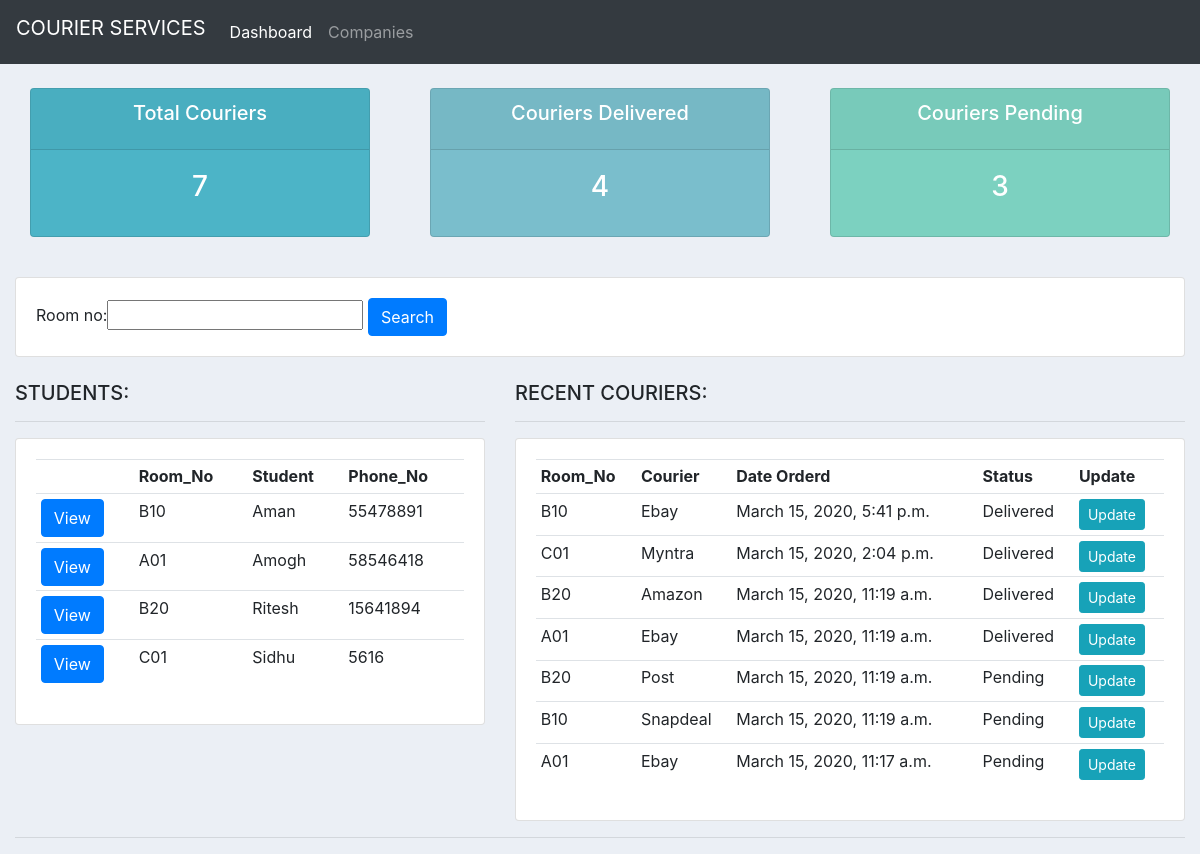
Before: / with the older database file.
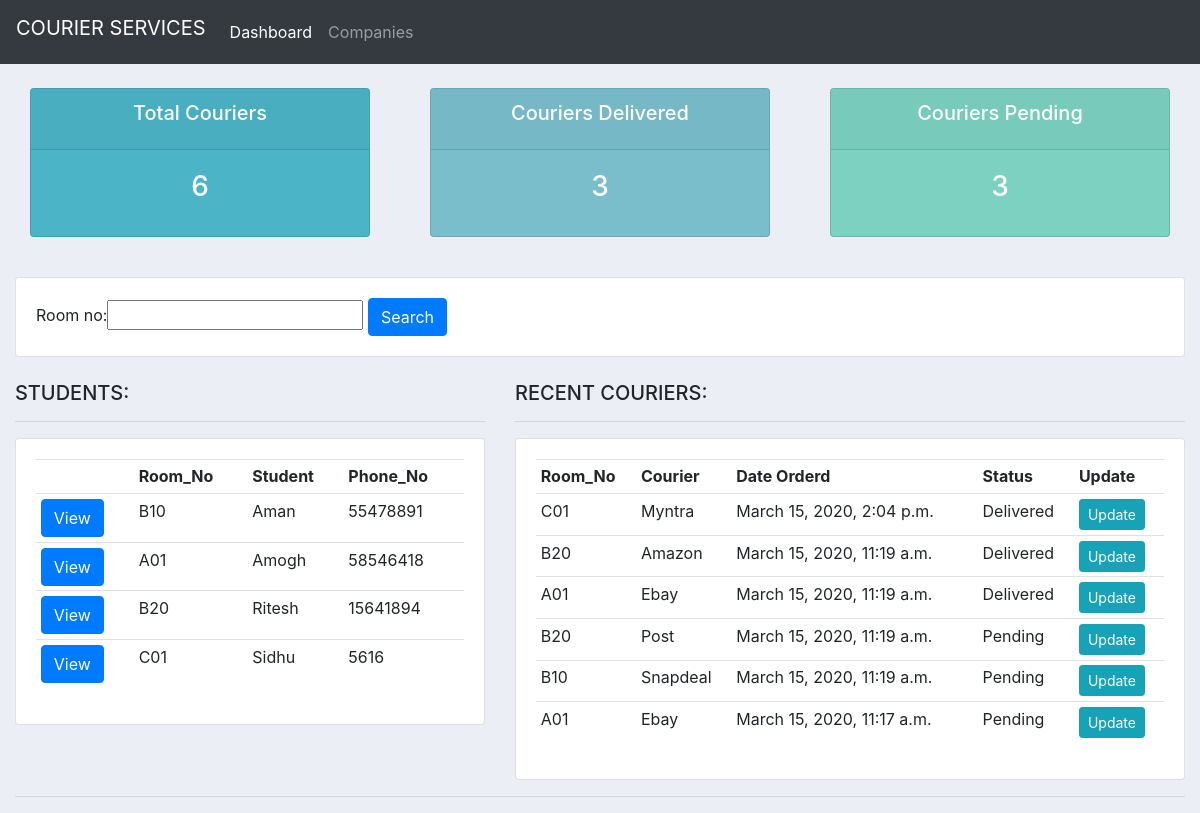
After: the same page with the newer database file.
### courier/models.py (models this page shows)
class Student(models.Model):
    enrollment_no= models.IntegerField(null=True)
    name= models.CharField(max_length=200,null=True)
    room_no= models.CharField(max_length=10,null=True)
    phone= models.IntegerField(null=True)
    email= models.CharField(max_length=200,null=True)
    date_created= models.DateTimeField(auto_now_add=True,null=True)
    def __str__(self):
        return self.room_no

class Order(models.Model):
    STATUS=(
        ('Pending','Pending'),
        ('Delivered','Delivered'),
    )
    student = models.ForeignKey(Student,null=True,on_delete= models.SET_NULL)
    company = models.ForeignKey(Company,null=True,on_delete= models.SET_NULL)
    date_created = models.DateTimeField(auto_now_add=True, null=True)
    status = models.CharField(max_length=200,null=True,choices=STATUS)

class Company(models.Model):
    name= models.CharField(max_length=200,null=True)
    description= models.CharField(max_length=200,null=True,blank=True)
    date_created= models.DateTimeField(auto_now_add=True,null=True)
    def __str__(self):
        return self.name

### courier/views.py (the view)
# urls.py: 2. Add a URL to urlpatterns:  path('', views.home, name='home')
def home(request):
    orders = Order.objects.all().order_by('-date_created')
    students = Student.objects.all().order_by('id')
    total_students = students.count()
    total_orders = orders.count()
    myFilter = StudentFilter(request.GET, queryset=students)
    students=myFilter.qs
    delivered = orders.filter(status='Delivered').count()
    pending = orders.filter(status='Pending').count()
    context = {'orders': orders, 'students': students, 'total_students': total_students, 'total_orders': total_orders
        , 'delivered': delivered, 'pending': pending,'myFilter':myFilter}
    return  render(request,'courier/dashboard.html',context)

### courier/templates/courier/dashboard.html
{%  extends 'courier/main.html' %}
{% block content %}
{%  include 'courier/status.html' %}
<br>
    <div class="row">
	<div class="col">
		<div class="card card-body">
			<form method="get">
                {{ myFilter.form }}
		    <button class="btn btn-primary" type="submit">Search</button>
		  </form>
		</div>
	</div>
</div>
<br>
<div class="row">
	<div class="col-md-5">
		<h5>STUDENTS:</h5>
		<hr>
		<div class="card card-body">
			<table class="table table-sm">
				<tr>
					<th></th>
                    <th>Room_No</th>
                    <th>Student</th>
					<th>Phone_No</th>
				</tr>
                {% for student in students %}
                    <tr>
                        <td><a class="btn btn-primary" href="{% url 'student' student.id %}" >View</a></td>
                    <td>{{ student.room_no }}</td>
                    <td>{{ student.name }}</td>
                    <td>{{ student.phone }}</td>
                    </tr>
                {% endfor %}
			</table>
		</div>
	</div>
	<div class="col-md-7">
		<h5>RECENT COURIERS:</h5>
		<hr>
		<div class="card card-body">
			<table class="table table-sm">
				<tr>
                    <th>Room_No</th>
					<th>Courier</th>
					<th>Date Orderd</th>
					<th>Status</th>
                    <th>Update</th>
				</tr>
                  {% for order in orders %}
                    <tr>
                    <td>{{ order.student }}</td>
                    <td>{{ order.company }}</td>
                    <td>{{ order.date_created }}</td>
                    <td>{{ order.status }}</td>
                    <td><a class="btn btn-sm btn-info" href="{% url 'update_courier' order.id %}">Update</a></td>
                    </tr>
                {% endfor %}
			</table>
		</div>
	</div>
</div>
{% endblock %}

### courier/templates/courier/main.html (shortened to what this page needs)
{% load static %}
<!DOCTYPE html>
<html>
<head>
    <link rel="stylesheet" href="https://stackpath.bootstrapcdn.com/bootstrap/4.4.1/css/bootstrap.min.css">
    <link rel="stylesheet" type="text/css" href="{% static '/css/main.css' %}">
</head>
<body>
{% include 'courier/navbar.html' %}
<div class="container-fluid">
{% block content %}
{% endblock %}
<hr>
</div>
</body>
</html>

### courier/templates/courier/navbar.html (shortened to what this page needs)
{% load static %}
<nav class="navbar navbar-expand-lg navbar-dark bg-dark">
    <label class="navbar-brand">COURIER SERVICES</label>
  <div class="collapse navbar-collapse" id="navbarNav">
    <ul class="navbar-nav">
      <li class="nav-item active">
        <a class="nav-link" href="{% url 'home' %}">Dashboard</a>
      </li>
      <li class="nav-item">
        <a class="nav-link" href="{% url 'company' %}">Companies</a>
      </li>
    </ul>
  </div>
</nav>

### courier/templates/courier/status.html
<br>
<div class="row">
	<div class="col">
		<div class="col-md">
			<div class="card text-center text-white  mb-3" id="total-orders">
			  	<div class="card-header">
			  		<h5 class="card-title">Total Couriers</h5>
			  	</div>
			  	<div class="card-body">
			    	<h3 class="card-title">{{ total_orders }}</h3>
			  	</div>
			</div>
		</div>
	</div>
	<div class="col">
		<div class="col-md">
			<div class="card text-center text-white  mb-3" id="orders-delivered">
			  	<div class="card-header">
			  		<h5 class="card-title">Couriers Delivered</h5>
			  	</div>
			  	<div class="card-body">
			    	<h3 class="card-title">{{ delivered }}</h3>
			  	</div>
			</div>
		</div>
	</div>
	<div class="col">
		<div class="col-md">
			<div class="card text-center text-white  mb-3" id="orders-pending">
			  	<div class="card-header">
			  		<h5 class="card-title">Couriers Pending</h5>
			  	</div>
			  	<div class="card-body">
			    	<h3 class="card-title">{{ pending }}</h3>
			  	</div>
			</div>
		</div>
	</div>
</div>

### static/css/main.css (style rules this page uses)
body { background-color: #ebeff5; }
#total-orders { background-color: #4cb4c7; }
#orders-delivered { background-color: #7abecc; }
#orders-pending { background-color: #7CD1C0; }

Changed rows visible on the page:
removed Order: student "B10", company "Ebay", date_created "March 15, 2020, 5:41 p.m.", status "Delivered"
Other visible differences:
{{ total_orders }}: "7" → "6"
{{ delivered }}: "4" → "3"
